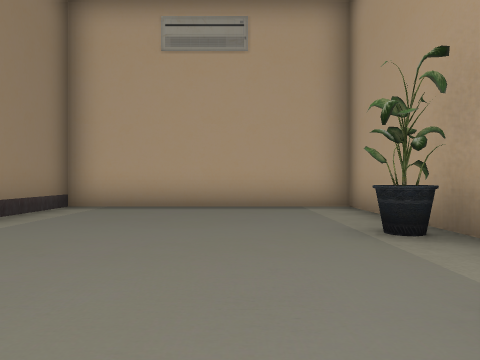
[1] (above)

16 first-person views from a walk through a Unity game level. The camera is 1.2 m above the floor, looks level and sees 75° across. Doors are open. The floor is counted in squares, 2.14 m on a side. Each view is taken from the middle of a square. On the plan, view 1 faces up. The plan holds only what a view shows up to about 9 squares ahead; the rest is blank. The player character is not drawn. Some surface patterns are stand-ins.

[2]
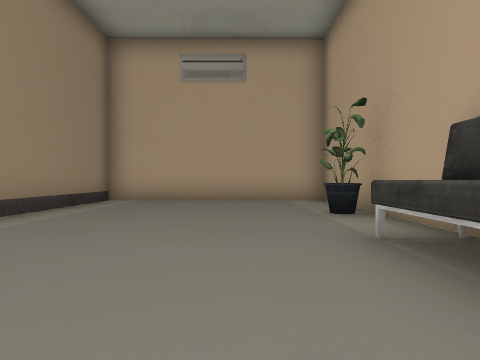

[3]
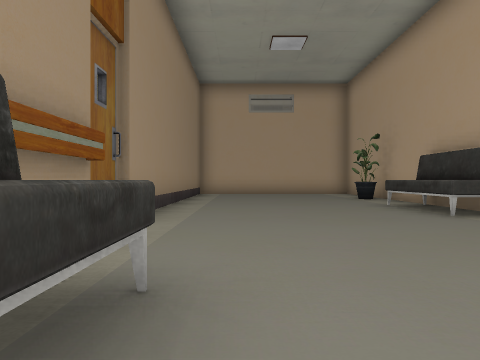

[4]
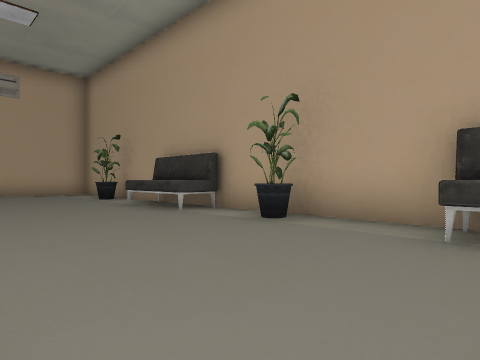

[5]
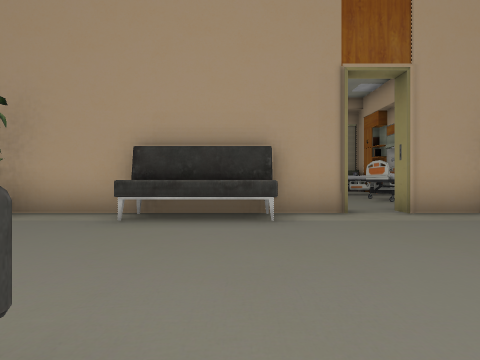

[6]
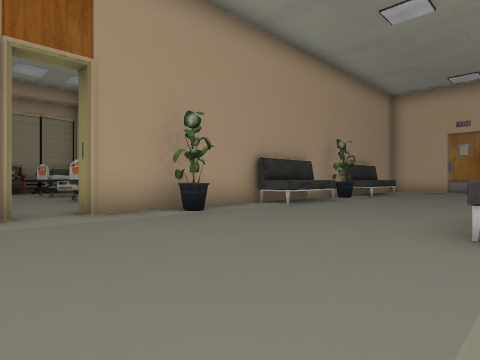

[7]
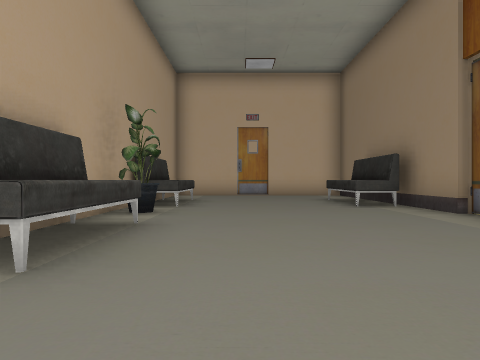

[8]
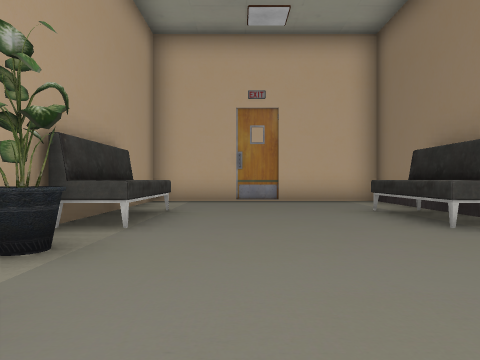

[9]
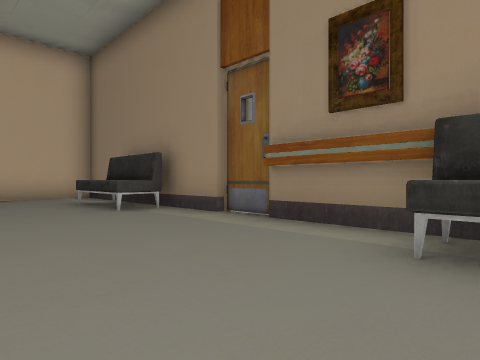

[10]
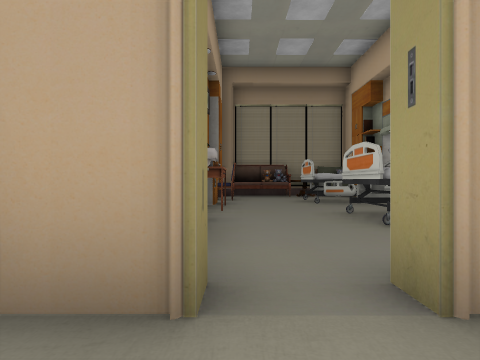

[11]
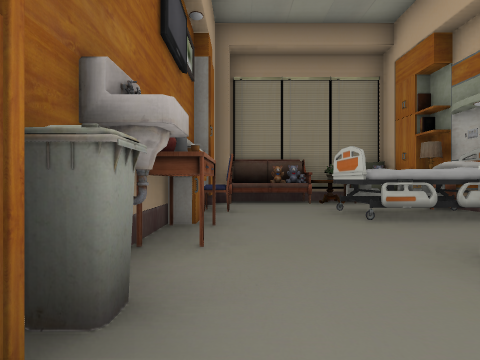

[12]
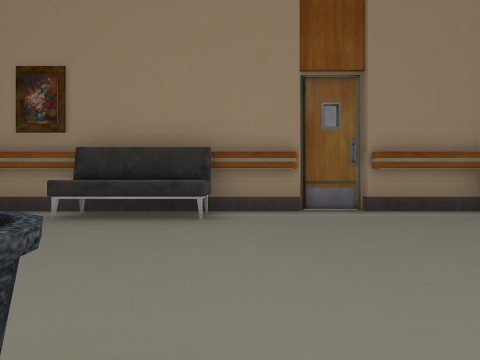

[13]
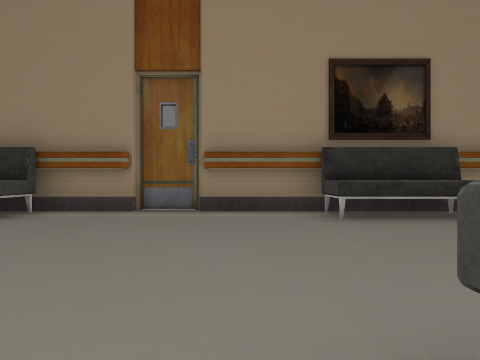

[14]
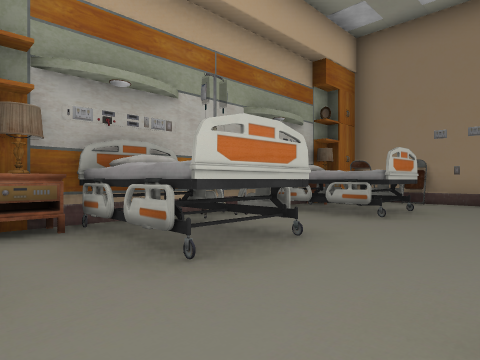

[15]
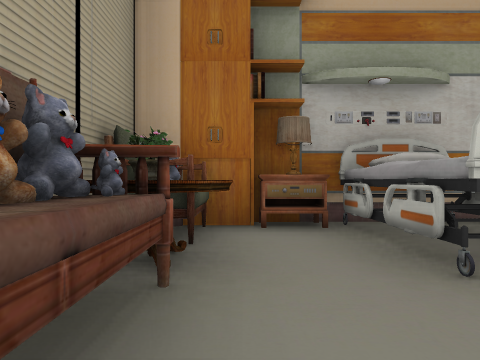

[16]
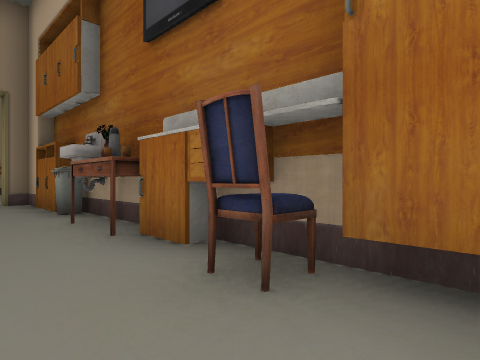

### Floor plan
Key: @ floor where view 1 was taken; # wall or solid block; . floor; D open door; ^ raised ledge.
Columns run from 4 left of view 1 to 12 right of it. Each row starts with its distance up from view 1.
  7 ########
  6 #......#
  5 #......#
  4 #......#
  3 #.....##
  2 #......#
  1 #.....^
  0 #...@.#
 -1 #.....##
 -2 #......#
 -3 #.....##
 -4 #......#
 -5 ##.....#
 -6 ##....##
 -7 #.....##
 -8 #......##########
 -9 #.....DD........#
-10 #.....D#........#
-11 #......#.^^.#^.^#
-12 ##....##^##.##..#
-13 ##.....##########
-14 #.....##
-15 #.....#
-16 #.....#
-17 #.....##
-18 #......#
-19 ##....##
-20 ##....##
-21 #......#
-22 #......#
-23 #......#
-24 ########

Where each view was taken, in squares from view 1:
view 1: 0 up, 0 right, facing up
view 2: 2 down, 0 right, facing up
view 3: 6 down, 2 left, facing up
view 4: 6 down, 2 left, facing up-right
view 5: 7 down, 3 left, facing right
view 6: 8 down, 3 left, facing down-right
view 7: 12 down, 0 right, facing down
view 8: 15 down, 0 right, facing down
view 9: 13 down, 0 right, facing down-left
view 10: 9 down, 1 right, facing right
view 11: 9 down, 4 right, facing right
view 12: 11 down, 2 right, facing left
view 13: 8 down, 2 right, facing left
view 14: 9 down, 11 right, facing down-left
view 15: 9 down, 11 right, facing down
view 16: 10 down, 11 right, facing up-left
